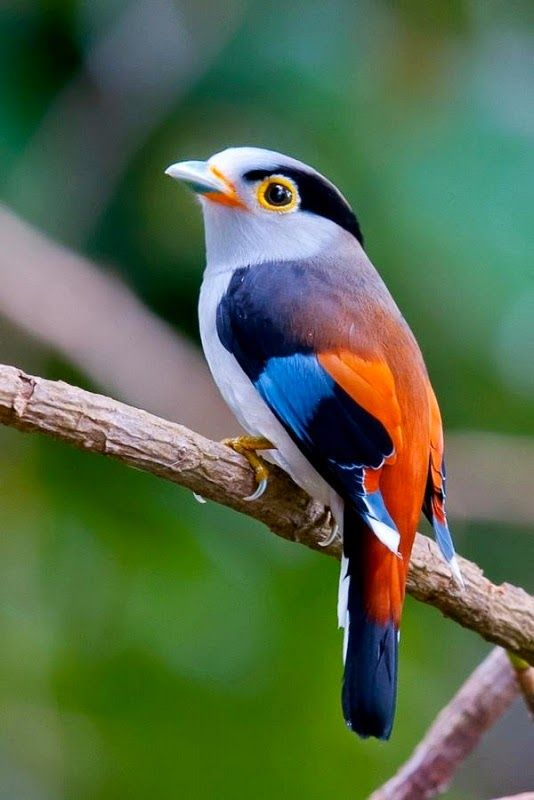
#> input picture bird1.jpg, 534 x 800 px, given in place of bird1.png, which was not available
$ python color.py
#> lines starting #> are read from the running program, lines starting #| are printed output that depends on the picture; pictures that were not available may be replaced by others from this repository, and a replacement may not be noted
from PIL import Image
# matplotlib only supports PNG images
import matplotlib.pyplot as plt
import matplotlib.image as mpimg
import numpy as np
from math import exp
from random import seed
from random import random
from glob import glob
ImageList=[]
GrayImage=[]
DataList=[]
Array=np.array([[4.4679,-3.5873,0.1193],[-1.2186,2.3809,-0.1624],[0.0497,-0.2439,1.2045]])

def color_to_grey(img):
    grayImage = np.zeros(img.shape)
    R = np.array(img[:, :, 0])
    G = np.array(img[:, :, 1])
    B = np.array(img[:, :, 2])
#using Luminosity formula for convertion of RGB into GrayScale
    R = (R *.21)
    G = (G *.72)
    B = (B *.07)

    Sum = (R+G+B)


#changing the RGB values of the image to the newly calculated Greyscale values

    for i in range(3):
        grayImage[:,:,i] = Sum

    return grayImage


#This network should have 10 inputs:9 pixels of 3*3 grid, the standrad derivationn of cental pixel and the bias
# Three hidden neurals and three output values RGB
def initialize_network(n_inputs, n_hidden, n_outputs):
#> called with n_inputs = 9, n_hidden = 9, n_outputs = 3
    network = list()
    hidden_layer = [{'weights':[random() for i in range(n_inputs + 1)]} for i in range(n_hidden)]
    for neuron in hidden_layer:
        temp=neuron['weights']
        temp[4]=1.0
        neuron['weights']=temp
    network.append(hidden_layer)
    output_layer = [{'weights':[random() for i in range(n_hidden + 1)]} for i in range(n_outputs)]
    network.append(output_layer)

    return network


# Calculate neuron activation for an input
def activate(weights, inputs):
    activation = weights[-1]
    #print("The num of weights is "+str(len(weights)))
    #print("The input is "+str(len(inputs)))
    #print(inputs[0])
    for i in range(len(weights)-1):
        activation += weights[i] * inputs[i]
    return activation

# Transfer neuron activation
def transfer(activation):
    return 1.0 / (1.0 + exp(-activation))

# Forward propagate input to a network output
def forward_propagate(network, grid):
    #print("The input is "+str(len(grid)))

    inputs = grid
    for layer in network:
        new_inputs = []
        #i=0
        for neuron in layer:
            #i=i+1
            #print("The num of weights is "+str(len(neuron['weights'])))
            #print(i)
            activation = activate(neuron['weights'], inputs)
            neuron['output'] = transfer(activation)
            new_inputs.append(neuron['output'])
        inputs = new_inputs
    return inputs

# Calculate the derivative of an neuron output
def transfer_derivative(output):
    return output * (1.0 - output)

# Backpropagate error and store in neurons
def backward_propagate_error(network, expected):
    for i in reversed(range(len(network))):
        layer = network[i]
        errors = list()
        if i != len(network)-1:
            for j in range(len(layer)):
                error = 0.0
                for neuron in network[i + 1]:
                    error += (neuron['weights'][j] * neuron['delta'])
                errors.append(error)
        else:
            for j in range(len(layer)):
                neuron = layer[j]
                errors.append(expected[j] - neuron['output'])
        for j in range(len(layer)):
            neuron = layer[j]
            neuron['delta'] = errors[j] * transfer_derivative(neuron['output'])

# Update network weights with error
def update_weights(network, row, l_rate):
	for i in range(len(network)):
		inputs = row[:]
		if i != 0:
			inputs = [neuron['output'] for neuron in network[i - 1]]
		for neuron in network[i]:
			for j in range(len(inputs)):
				neuron['weights'][j] += l_rate * neuron['delta'] * inputs[j]
			neuron['weights'][-1] += l_rate * neuron['delta']

# Train a network for a fixed number of epochs
            #
def train_network(network,grayimg,img,l_rate, n_epoch, n_outputs):
    for epoch in range(n_epoch):
        sum_error = 0
        shape=grayimg.shape
        for i in range(1,shape[0]-1):
            for j in range(1,shape[1]-1):
                grid=np.array(grayimg[i-1:i+2,j-1:j+2, 0])
                grid=grid.reshape(1,9)
                #print(grid[0])
                outputs = forward_propagate(network, grid[0])
                #print("Enter the expect")
                #expected = [0 for i in range(n_outputs)]
                #expected[row[-1]] = 1
                expected=np.array(img[i,j,:])
                #print(expected)

                #expected=list(expected)
                outputs=np.array(outputs)
                #outputs=outputs.reshape(3,1)
                #outputs=Array*outputs
                sum_error +=  sum([(expected[i]-outputs[i])**2 for i in range(len(expected))])
                backward_propagate_error(network, expected)
                update_weights(network, grid[0], l_rate)
        print('>epoch=%d, lrate=%.3f' % (epoch, l_rate)+' sum of error: '+str(sum_error))

# Prediction with NN
def predict(network, grid):
	outputs = forward_propagate(network, grid)
	return outputs


#image1=Image.open("/Users/shiyunhao/Desktop/colorization-master/bird2.jpg")
#image1.show()
#image1.save('/Users/shiyunhao/Desktop/colorization-master/bird2.png')
'''
img1=mpimg.imread('/Users/tanuj180317/Desktop/images/bird.png')
grayImage1 = color_to_grey(img1)
plt.imshow(img1)
plt.show()
plt.imshow(grayImage1)
plt.show()
ImageList.append(img1)
GrayImage.append(grayImage1)

img2=mpimg.imread('/Users/tanuj180317/Desktop/images/bird2.png')
grayImage2 = color_to_grey(img2)
plt.imshow(grayImage2)
plt.show()
ImageList.append(img2)
GrayImage.append(grayImage2)


seed(1)
network = initialize_network(9, 3, 3)

img_mask = '/Users/Amanda/Documents/Rutgers/f18/520/colorizer/*.png'
img_names = glob(img_mask)
for fn in img_names:
    print('processing %s...' % fn,)
    img = mpimg.imread(fn, 0)
    grayImage = color_to_grey(img)
    plt.imshow(grayImage)
    plt.show()
    ImageList.append(img)
    GrayImage.append(grayImage)
    train_network(network,grayImage,img, 0.5, 30, 3)

'''
# [9 lines of commented-out code are left out]

seed(1)
#the number of nodes in the NN can be changedhere
network = initialize_network(9, 9, 3)

#train bird1
img = mpimg.imread('/Users/Amanda/Documents/Rutgers/f18/520/colorizer/bird1.png')
#> img is the input picture: shape (800, 534, 3); mean R, G, B 86, 106.6, 75.6
grayImage = color_to_grey(img)
#> in color_to_grey, `R = np.array(img[:, :, 0])`:
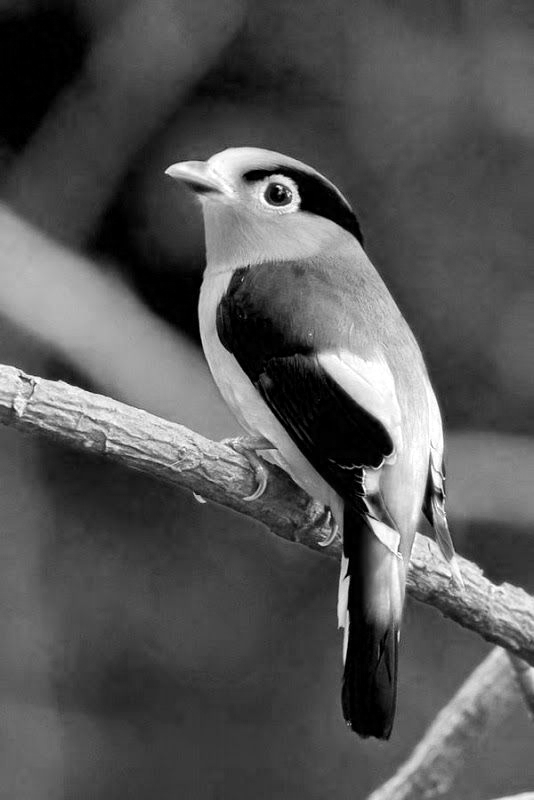
#> R: shape (800, 534); min 0, max 255, mean 86
#> in color_to_grey, `G = np.array(img[:, :, 1])`:
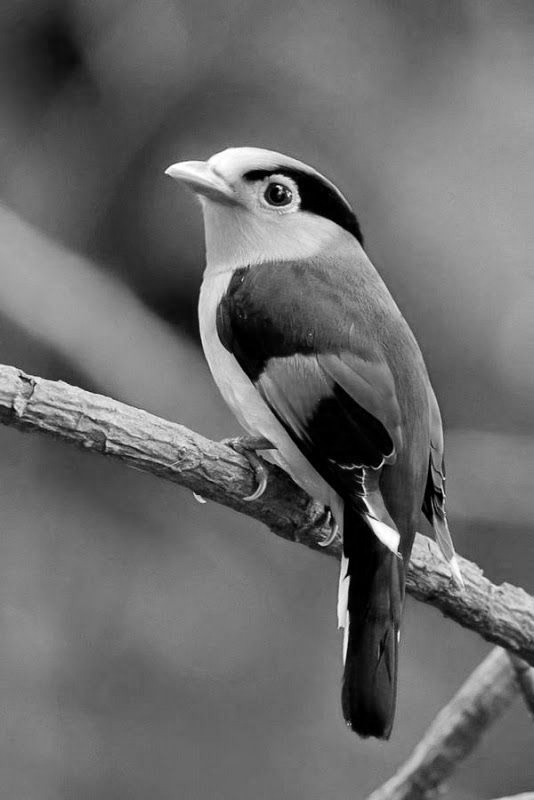
#> G: shape (800, 534); min 0, max 255, mean 106.6
#> in color_to_grey, `B = np.array(img[:, :, 2])`:
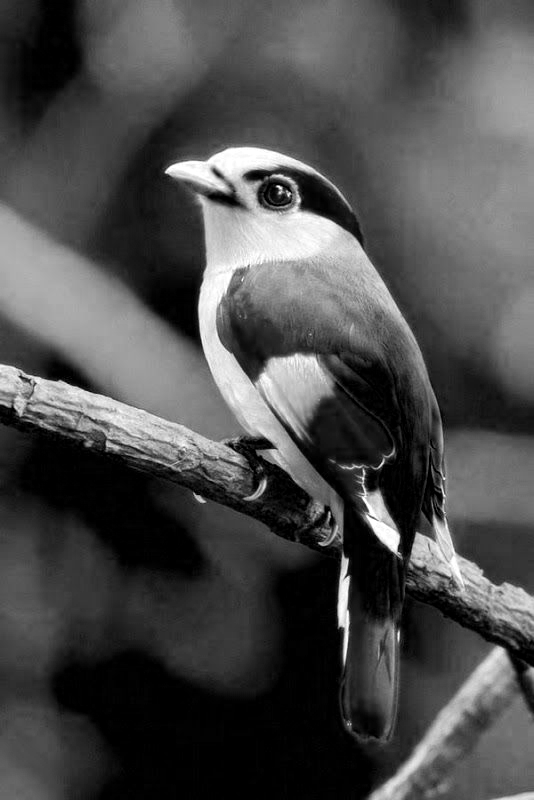
#> B: shape (800, 534); min 0, max 255, mean 75.6
#> in color_to_grey, `G = (G *.72)`:
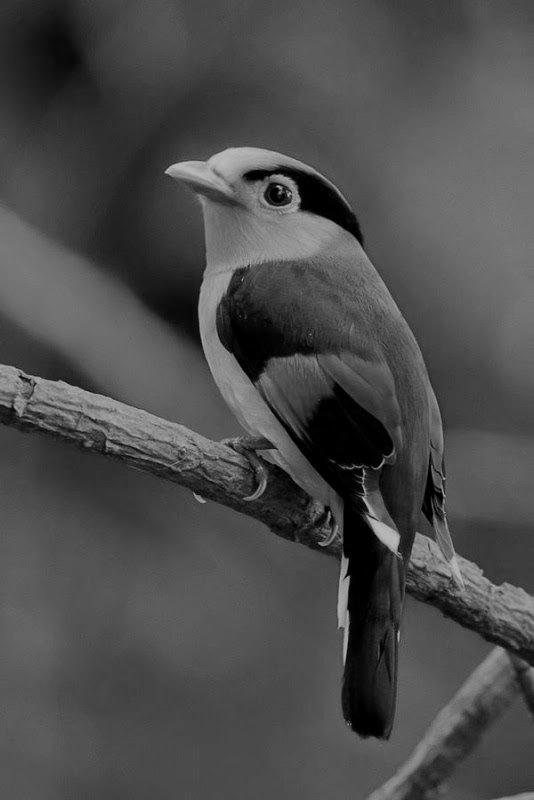
#> G: shape (800, 534) float64; min 0, max 183.6, mean 76.8
#> in color_to_grey, `Sum = (R+G+B)`:
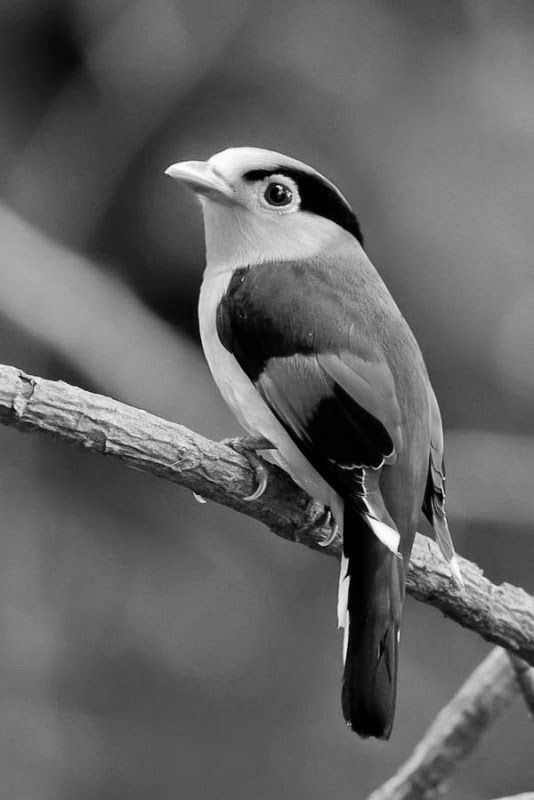
#> Sum: shape (800, 534) float64; min 0, max 254.8, mean 100.1
plt.imshow(grayImage)
plt.show()
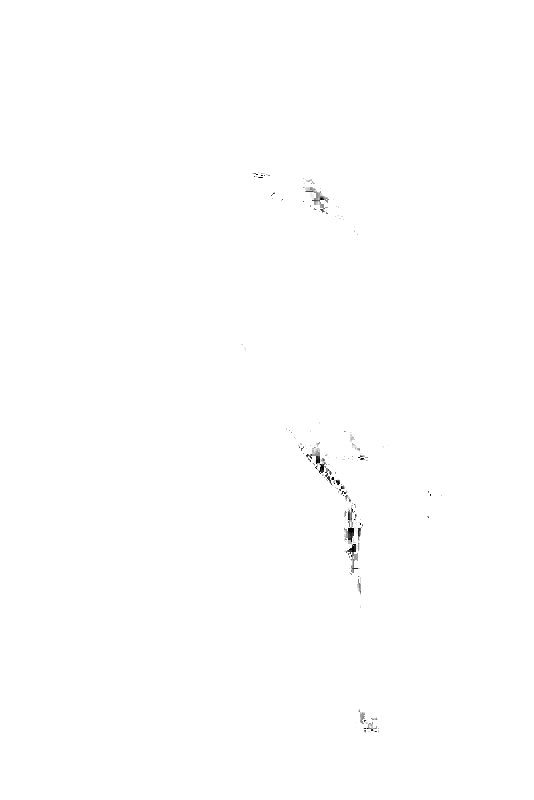
#> shown: shape (800, 534, 3) float64; min 0, max 1, mean 0.998
ImageList.append(img)
GrayImage.append(grayImage)
#The learning rate can be changed here, though keeping it low should work.
#Not sure we should increase the number of epochs due to run time
#but it can also be changed here.
train_network(network,grayImage,img, 0.3, 30, 3)
#> (the run stopped early here; a loop or call above may not have finished)
